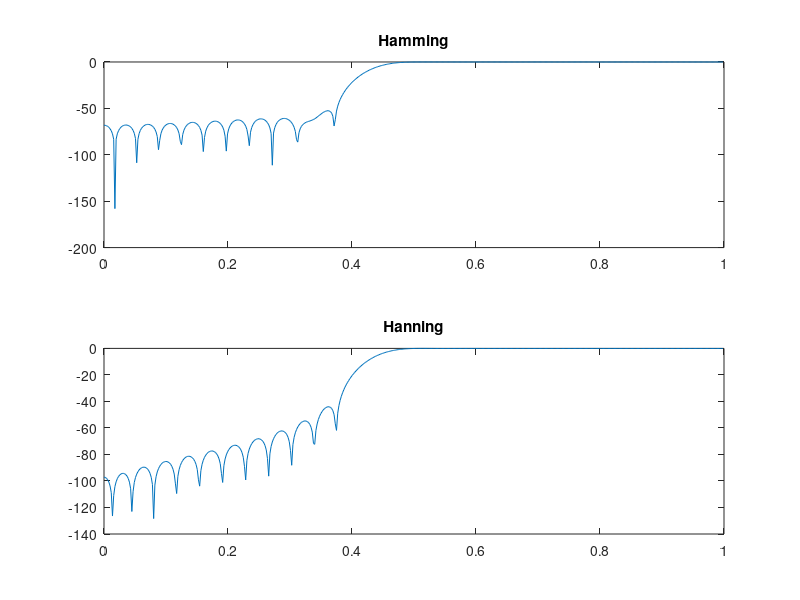

This chart was generated by the following MATLAB code:
clc
clear all
close all
fp=1500;
fw=500;
sb=21;
fs=8000;

%hamming window high pass
fc=(fp+fw/2)/fs;
wc=2*pi*fc;
N=ceil(3.3*fs/fw);
if (mod(N,2)==0)
    N=N+1;
end
h0=1-2*fc;
for n=1:(N-1)/2
    h1(n)=-1*2*fc*sin(n*wc)/(n*wc)
end
h2=fliplr(h1)
h=[h2 h0 h1]
w=zeros(1,N)
for n=-(N-1)/2:(N-1)/2
    w(n+(N-1)/2+1)=0.54+0.46*cos(2*pi*n/N);
end
hd=h.*w;
[H W]=freqz(hd);
subplot(2,1,1)
plot(W/pi,20*log10(abs(H)/max(H)))
title('Hamming')

%hanning window high pass
w=zeros(1,N)
for n=-(N-1)/2:(N-1)/2
    w(n+(N-1)/2+1)=0.50+(0.5*cos(2*pi*n/N));
end
hd=h.*w;
[H W]=freqz(hd);
subplot(2,1,2)
plot(W/pi,20*log10(abs(H)/max(H)))
title('Hanning')